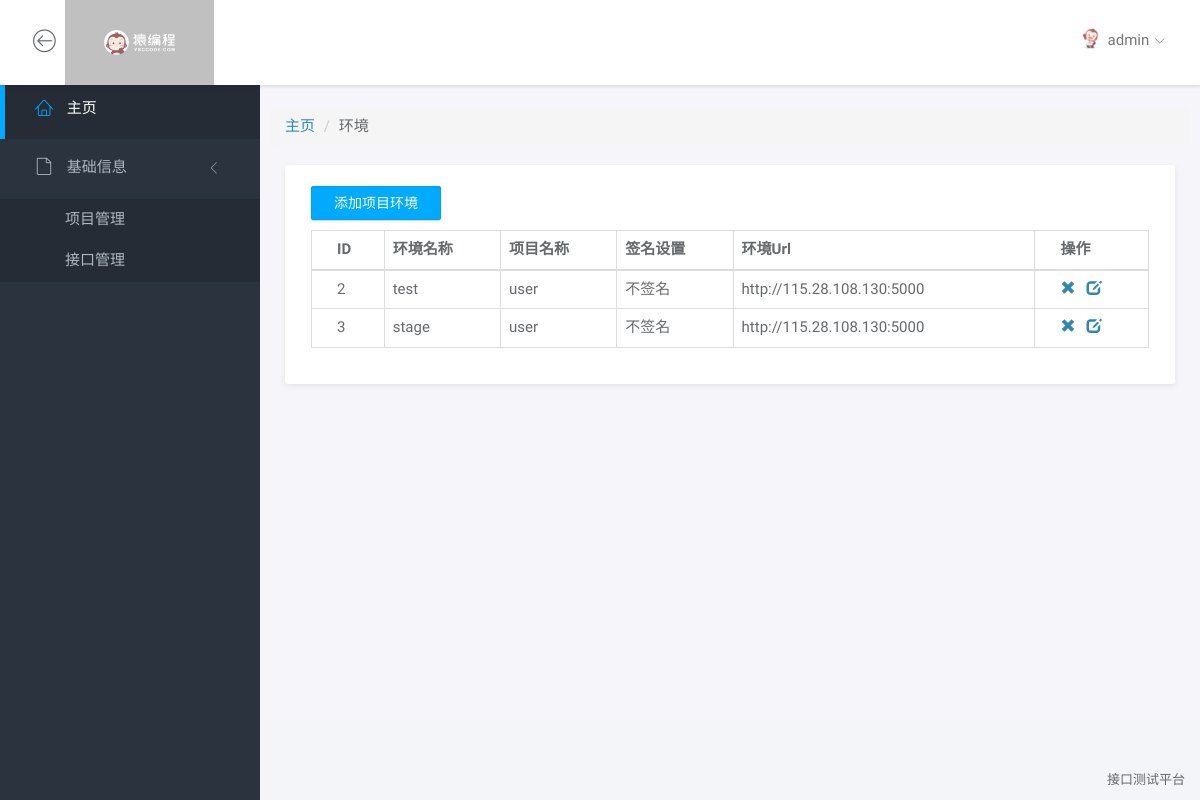
Page /prj_env/ (signed in) on the committed database.
### app/models.py (models this page shows, shortened)
class ProjectEnv(models.Model):
    env = models.ForeignKey('Environment', on_delete=models.CASCADE, verbose_name='环境')
    project = models.ForeignKey('Project', on_delete=models.CASCADE, verbose_name='项目')
    url = models.CharField('Url地址', max_length=100)
    sign = models.ForeignKey('Sign', on_delete=models.CASCADE, blank=True, null=True, verbose_name='签名')
    access_id = models.CharField('AccessID',max_length=50, blank=True, null=True)
    access_key = models.CharField('AccessKey',max_length=50, blank=True, null=True)
    class Meta:
        verbose_name = '项目设置'
        verbose_name_plural = '项目设置'

class Environment(models.Model):
    name = models.CharField('名称', max_length=50)
    description = models.CharField('描述', max_length=100, blank=True, null=True)
    class Meta:
        verbose_name = '环境设置'
        verbose_name_plural = '环境设置'

class Project(models.Model):
    name = models.CharField('名称', max_length=50)
    developer = models.CharField('开发负责人', max_length=50, blank=True, null=True)
    description = models.CharField('描述', max_length=100, blank=True, null=True)
    class Meta:
        verbose_name = '项目管理'
        verbose_name_plural = '项目管理'

class Sign(models.Model):
    name = models.CharField('名称', max_length=50)
    description = models.CharField('描述', max_length=100, blank=True, null=True)
    content = models.TextField('内容', blank=True, null=True)
    class Meta:
        verbose_name = '签名设置'
        verbose_name_plural = '签名设置'

### app/views.py (the view)
# urls.py: path('prj_env/', prj_env_list, name='prj_env_list'),
@login_required
def prj_env_list(request):  # project_list
    prj_env_list = ProjectEnv.objects.all()
    return render(request, "prj_env_list.html", {"prj_env_list": prj_env_list})

### app/templates/prj_env_list.html (shortened to what this page needs)
{% extends "base.html" %}
{% block content %}
	<div class="row">
		<ol class="breadcrumb">
		  <li><a href="{% url 'index' %}">主页</a></li>
		  <li>环境</li>
		</ol>
	</div>
	<div class="row">
		<div class="col-md-12">
			<div class="panel">
				<div class="panel-body">
					<form style="padding: 10px 0; ">
						<a href="{% url 'prj_env_add' %}"><button type="button" class="btn btn-primary">添加项目环境</button></a>
					</form>
					<table class="table table-bordered">
						<thead>
							<tr>
								<th>ID</th>
								<th>环境名称</th>
								<th>项目名称</th>
								<th>签名设置</th>
								<th>环境Url</th>
								<th>操作</th>
							</tr>
						</thead>
						<tbody>
							{% for prj_env in prj_env_list %}
							<tr>
								<td>{{prj_env.id}}</td>
								<td>{{prj_env.env.name}}</td>
								<td>{{prj_env.project.name}}</td>
								<td>{{prj_env.sign.name}}</td>
								<td>{{prj_env.url}}</td>
								<td>
									<a href="#"><span class="glyphicon glyphicon-remove" data-toggle="modal" data-target="#delModal"></span></a>&nbsp;&nbsp;
                                    <a href="{% url 'prj_env_update' prj_env.id %}"><span class="glyphicon glyphicon-edit"></span></a>
								</td>
							</tr>
							{% endfor %}
						</tbody>
					</table>
				</div>
			</div>
		</div>
	</div>
{% endblock %}

### app/templates/base.html (shortened to what this page needs)
<!doctype html>
<html lang="en">
{% load static %}
<head>
    <link rel="stylesheet" href="{% static 'vendor/bootstrap/css/bootstrap.min.css' %}">
    <link rel="stylesheet" href="{% static 'vendor/font-awesome/css/font-awesome.min.css' %}">
    <link rel="stylesheet" href="{% static 'vendor/linearicons/style.css' %}">
    <link rel="stylesheet" href="{% static 'vendor/chartist/css/chartist-custom.css' %}">
    <link rel="stylesheet" href="{% static 'css/main.css' %}">
    <link rel="stylesheet" href="{% static 'css/demo.css' %}">
</head>
<body>
<div id="wrapper">
    <nav class="navbar navbar-default navbar-fixed-top">
        <div class="container-fluid">
            <div class="navbar-btn" style="padding-left: 10px;">
                <button type="button" class="btn-toggle-fullwidth"><i class="lnr lnr-arrow-left-circle"></i></button>
            </div>
            <div class="brand" style="background: silver">
                <img style="max-width: 100px;max-height: 25px" src="{% static 'img/ybc.png' %}" alt="ApiTest">
            </div>
            <div id="navbar-menu">
                <ul class="nav navbar-nav navbar-right">
                    <li class="dropdown">
                        <a href="#" class="dropdown-toggle" data-toggle="dropdown"><img
                                src="{% static 'img/user.png' %}" class="img-circle" alt="Avatar">
                            <span>{{ request.user.username }}</span> <i
                                    class="icon-submenu lnr lnr-chevron-down"></i></a>
                    </li>
                </ul>
            </div>
        </div>
    </nav>
    <div id="sidebar-nav" class="sidebar">
        <div class="sidebar-scroll">
            <nav>
                <ul class="nav">
                    <li><a href="{% url 'index' %}" class="active"><i class="lnr lnr-home"></i> <span>主页</span></a></li>
                    <li>
                        <a href="#subItems" data-toggle="collapse" class="collapsed"><i class="lnr lnr-file-empty"></i>
                            <span>基础信息</span> <i class="icon-submenu lnr lnr-chevron-left"></i></a>
                        <div id="subItems" class="collapse in">
                            <ul class="nav">
                                <li><a href="{% url 'prj_list' %}" class="">项目管理</a></li>
                                <li><a href="{% url 'api_list' %}" class="">接口管理</a></li>
                            </ul>
                        </div>
                    </li>
                </ul>
            </nav>
        </div>
    </div>
    <div class="main">
        <div class="main-content">
            <div class="container-fluid">
                {% block content %}
                {% endblock %}
            </div>
        </div>
    </div>
    <footer>
        <div class="container-fluid">
            <p class="copyright">接口测试平台</p>
        </div>
    </footer>
</div>
</body>
</html>

### rows in the picture
ProjectEnv: id "2", env.name "test", project.name "user", sign.name "不签名", url "http://115.28.108.130:5000"
ProjectEnv: id "3", env.name "stage", project.name "user", sign.name "不签名", url "http://115.28.108.130:5000"

### other values in the picture
{{ request.user.username }} "admin"
